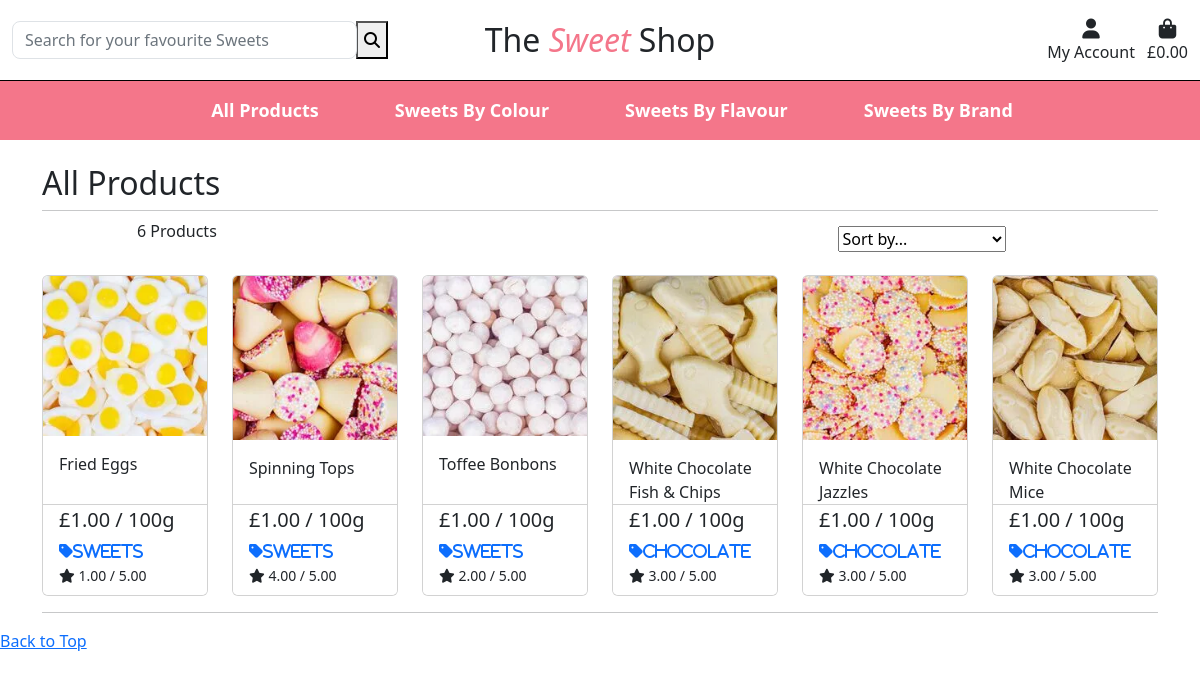
Page /products/?color=White on the earlier database version.
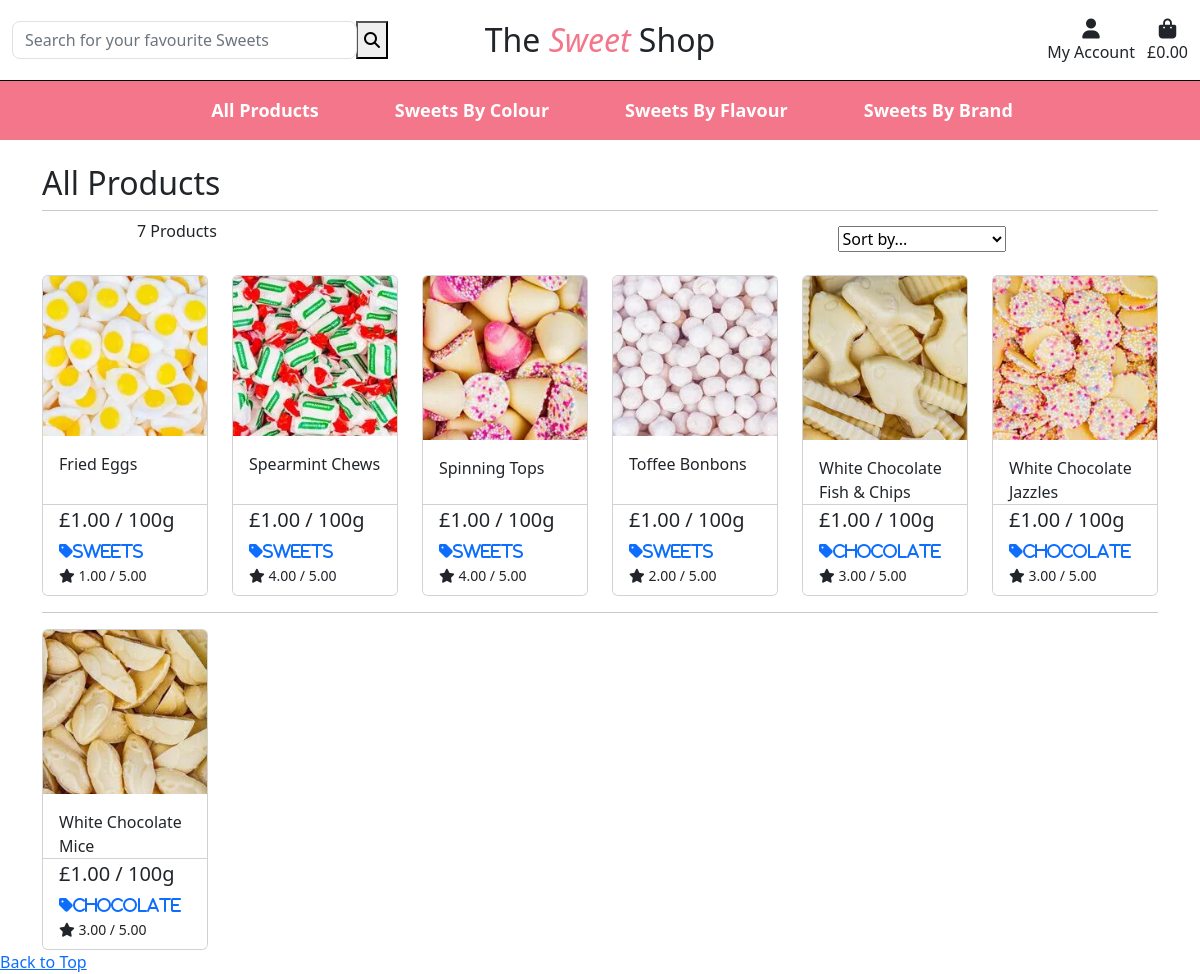
Same page on the later database version.
### products/models.py (models this page shows, shortened)
class Product(models.Model):
    category = models.ForeignKey('Category', null=True, blank=True, on_delete=models.SET_NULL)
    name = models.CharField(max_length=254)
    description = models.TextField(null=True, blank=True)
    price = models.DecimalField(max_digits=6, decimal_places=2)
    color = models.CharField(max_length=254, null=True, blank=True)
    flavour = models.CharField(max_length=254, null=True, blank=True)
    brand = models.CharField(max_length=254, null=True, blank=True)
    vegetarian = models.BooleanField()
    rating = models.DecimalField(max_digits=6, decimal_places=2, null=True, blank=True)
    image = models.ImageField(null=True, blank=True)

class Category(models.Model):
    class Meta:
        verbose_name_plural = 'Categories'
    name = models.CharField(max_length=254)
    friendly_name = models.CharField(max_length=254, null=True, blank=True)

### products/views.py (the view, shortened to what this page needs)
# urls.py: path('', views.all_products, name='products'),
def all_products(request):
    products = Product.objects.all()
    query = None
    categories = None
    sort = None
    direction = None
    if request.GET:
        if 'category' in request.GET:
            categories = request.GET['category'].split(',')
            products = products.filter(category__name__in=categories)
            categories = Category.objects.filter(name__in=categories)
        if 'color' in request.GET:
            color = request.GET['color'].split(',')
            products = products.filter(color__in=color)
        if 'flavour' in request.GET:
            flavour = request.GET['flavour'].split(',')
            products = products.filter(flavour__in=flavour)
        if 'brand' in request.GET:
            brand = request.GET['brand'].split(',')
            products = products.filter(brand__in=brand)
    current_sorting = f'{sort}_{direction}'
    context = {
        'products': products,
        'search_term': query,
        'current_categories': categories,
        'current_sorting': current_sorting,
    }
    return render(request, 'products/products.html', context)

### shopping_bag/contexts.py (called while the page is built, shortened)
def shopping_bag_contents(request):
    shopping_bag_items = []
    total = 0
    product_count = 0
    shopping_bag = request.session.get('shopping_bag', {})
    grand_total = total
    context = {
        'shopping_bag_items': shopping_bag_items,
        'total': total,
        'product_count': product_count,
        'grand_total': grand_total,
    }
    return context

### products/templates/products/products.html (shortened to what this page needs)
{% extends "base.html" %}
{% load static %}
{% block content %}
<div class="container push-down">
    <div class="row">
        <div class="col mt-4">
            <h2>All Products</h2>
            <hr class="my-0">
        </div>
    </div>
    <div class="row mt-1 mb-2">
        <div class="col-10 offset-1">
            <div class="row mt-1 mb-2">
                <div
                    class="col-12 col-md-6 my-auto order-md-last d-flex justifiy-content-center justify-content-md-end">
                    <div class="w-50">
                        <select class="" id="sort-selector">
                            <option value="reset" {% if current_sorting == 'None_None' %}selected{% endif %}>Sort by...</option>
                        </select>
                    </div>
                </div>
                <div class="col-12 col-md-6 order-md-first">
                    <p>
                        {{ products|length }} Products {% if search_term %} found for {{ search_term }}{% endif %}
                    </p>
                </div>
            </div>
        </div>
    </div>
    <div class="row">
        {% for product in products %}
            <div class="col-6 col-md-4 col-lg-3 col-xl-2">
                <div class="card h-100">
                    {% if product.image %}
                        <a href="{% url 'product_detail' product.id %}">
                            <img class="card-img-top img-fluid" src="{{ product.image.url }}" alt="{{ product.name }}">
                        </a>
                    {% else %}
                        <a href="{% url 'product_detail' product.id %}">
                            <img src="{{ MEDIA }}noimage.png" alt="{{ product.name }}">
                        </a>
                    {% endif %}
                    <div class="card-body pb-0">
                        <div class="mb-0">{{ product.name }}</div>
                    </div>
                    <div class="card-footer bg-white pt-0">
                        <div class="row">
                            <div class="col">
                                <p class="lead mb-0">£{{ product.price }} / 100g</p>
                                {% if product.category %}
                                    <p class="mt-1 mb-0">
                                        <a href="{% url 'products' %}?category={{ product.category.name }}">
                                            <i class="fas fa-tag mr-1">{{ product.category.friendly_name }}</i>
                                        </a>
                                    </p>
                                {% endif %}
                                {% if product.rating %}
                                    <small><i class="fas fa-star mr-1"></i> {{ product.rating }} / 5.00</small>
                                {% else %}
                                    <small>No Rating</small>
                                {% endif %}
                            </div>
                        </div>
                    </div>
                </div>
            </div>
            {% if forloop.counter|divisibleby:6 %}
                <div class="col-12 d-none d-xl-block">
                    <hr>
                </div>
            {% endif %}
        {% endfor %}
    </div>
</div>
<div>
    <a class="back-to-top">Back to Top</a>
</div>
{% endblock %}

### templates/base.html (shortened to what this page needs)
{% load static %}
<!doctype html>
<html lang="en">
<head>
    {% block corecss %}
        <link rel="stylesheet" href="https://cdn.jsdelivr.net/npm/bootstrap@5.2.0-beta1/dist/css/bootstrap.min.css">
        <link rel="stylesheet" href="{% static 'css/base.css' %}">
    {% endblock %}
</head>
<body>
    <header class="container-fluid fixed-top top-navigation">
        <div id="topnav" class="row d-none d-lg-flex">
            <div class="col-12 col-lg-4 my-auto my-auto py-1 py-lg-1">
                <form method="GET" action="{% url 'products' %}">
                    <div class="input-group w-100">
                        <input class="form-control border border-black rounded-3" type="text" name="q"
                            placeholder="Search for your favourite Sweets">
                        <button type="submit">
                            <span class="icon">
                                <i class="fas fa-search"></i>
                            </span>
                        </button>
                    </div>
                </form>
            </div>
            <div class="col-12 col-lg-4 my-auto text-center py-1 py-lg-0">
                <a href="{% url 'home' %}" class="nav-link">
                    <h2 class="my-0">The <span class="pink">Sweet</span> Shop</h2>
                </a>
            </div>
            <div class="col-12 col-lg-4 py-auto my-auto">
                <ul class="list-inline list-unstyled text-center text-lg-end my-3">
                    <li class="list-inline-item dropdown">
                        <a class="nav-link" href="#" id="user-options" data-toggle="dropdown" aria-haspopup="true"
                            aria-expanded="false">
                            <div class="text-center">
                                <div><i class="fas fa-user fa-lg"></i></div>
                                <p class="my-0">My Account</p>
                            </div>
                        </a>
                    </li>
                    <li class="list-inline-item">
                        <a class="nav-link" href="{% url 'view_shopping_bag' %}">
                            <div class="text-center">
                                <div><i class="fas fa-shopping-bag fa-lg"></i></div>
                                <p class="my-auto">
                                    {% if grand_total %}
                                    £{{ grand_total|floatformat:2 }}
                                    {% else %}
                                    £0.00
                                    {% endif %}
                                </p>
                            </div>
                        </a>
                    </li>
                </ul>
            </div>
        </div>
        <div class="row navigation-menu">
            <nav class="navbar navbar-expand-lg navbar-light w-100">
                {% include 'includes/main-nav.html' %}
            </nav>
        </div>
    </header>
    {% block content %}
    {% endblock %}
</body>
</html>

### templates/includes/main-nav.html (shortened to what this page needs)
<div class="collapse navbar-collapse" id="main-nav">
    <ul class="navbar-nav w-auto mx-auto">
        <li class="nav-item dropdown">
            <a class="nav-link navigation-text" href="#" id="all-sweets-link" data-toggle="dropdown" aria-haspopup="true" aria-expanded="false">
                All Products
            </a>
        </li>
        <li class="nav-item dropdown">
            <a class="nav-link navigation-text" href="#" id="sweet-color-link" data-toggle="dropdown" aria-haspopup="true" aria-expanded="false">
                Sweets By Colour
            </a>
        </li>
        <li class="nav-item dropdown">
            <a class="nav-link navigation-text" href="#" id="sweet-flavour-link" data-toggle="dropdown" aria-haspopup="true" aria-expanded="false">
                Sweets By Flavour
            </a>
        </li>
        <li class="nav-item dropdown">
            <a class="nav-link navigation-text" href="#" id="sweet-manufacturer-link" data-toggle="dropdown" aria-haspopup="true" aria-expanded="false">
                Sweets By Brand
            </a>
        </li>
    </ul>
</div>

### static/css/base.css (style rules this page uses)
.navigation-menu { border-top: 1px solid black; background-color: #f4768a; }
.navigation-text { color: #fff; margin: 0px 30px; font-weight: 600; font-size: large; }
.pink { color: #f4768a; font-style: italic; }
.push-down { margin-top: 140px; }
.top-navigation { background-color: white; }

Differences in the rows shown:
now on this page (row edited): Product: image (picture), name "Spearmint Chews", price "1.00", category.friendly_name "Sweets", rating "4.00"
Other differences:
{{ products|length }}: "6" → "7"
